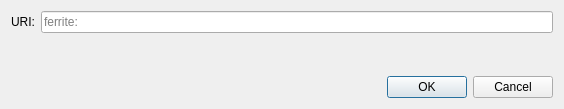
<?xml version="1.0" encoding="UTF-8"?>
<ui version="4.0">
 <class>OpenURIDialog</class>
 <widget class="QDialog" name="OpenURIDialog">
  <property name="geometry">
   <rect>
    <x>0</x>
    <y>0</y>
    <width>564</width>
    <height>109</height>
   </rect>
  </property>
  <property name="windowTitle">
   <string>Open Ferrite URI</string>
  </property>
  <layout class="QVBoxLayout" name="verticalLayout">
   <item>
    <layout class="QHBoxLayout" name="horizontalLayout">
     <item>
      <widget class="QLabel" name="label">
       <property name="text">
        <string>URI:</string>
       </property>
      </widget>
     </item>
     <item>
      <widget class="QValidatedLineEdit" name="uriEdit">
       <property name="placeholderText">
        <string notr="true">ferrite:</string>
       </property>
      </widget>
     </item>
    </layout>
   </item>
   <item>
    <spacer name="verticalSpacer">
     <property name="orientation">
      <enum>Qt::Vertical</enum>
     </property>
     <property name="sizeHint" stdset="0">
      <size>
       <width>20</width>
       <height>40</height>
      </size>
     </property>
    </spacer>
   </item>
   <item>
    <widget class="QDialogButtonBox" name="buttonBox">
     <property name="orientation">
      <enum>Qt::Horizontal</enum>
     </property>
     <property name="standardButtons">
      <set>QDialogButtonBox::Cancel|QDialogButtonBox::Ok</set>
     </property>
    </widget>
   </item>
  </layout>
 </widget>
 <customwidgets>
  <customwidget>
   <class>QValidatedLineEdit</class>
   <extends>QLineEdit</extends>
   <header>qt/qvalidatedlineedit.h</header>
  </customwidget>
 </customwidgets>
 <resources/>
 <connections>
  <connection>
   <sender>buttonBox</sender>
   <signal>accepted()</signal>
   <receiver>OpenURIDialog</receiver>
   <slot>accept()</slot>
   <hints>
    <hint type="sourcelabel">
     <x>248</x>
     <y>254</y>
    </hint>
    <hint type="destinationlabel">
     <x>157</x>
     <y>274</y>
    </hint>
   </hints>
  </connection>
  <connection>
   <sender>buttonBox</sender>
   <signal>rejected()</signal>
   <receiver>OpenURIDialog</receiver>
   <slot>reject()</slot>
   <hints>
    <hint type="sourcelabel">
     <x>316</x>
     <y>260</y>
    </hint>
    <hint type="destinationlabel">
     <x>286</x>
     <y>274</y>
    </hint>
   </hints>
  </connection>
 </connections>
</ui>
